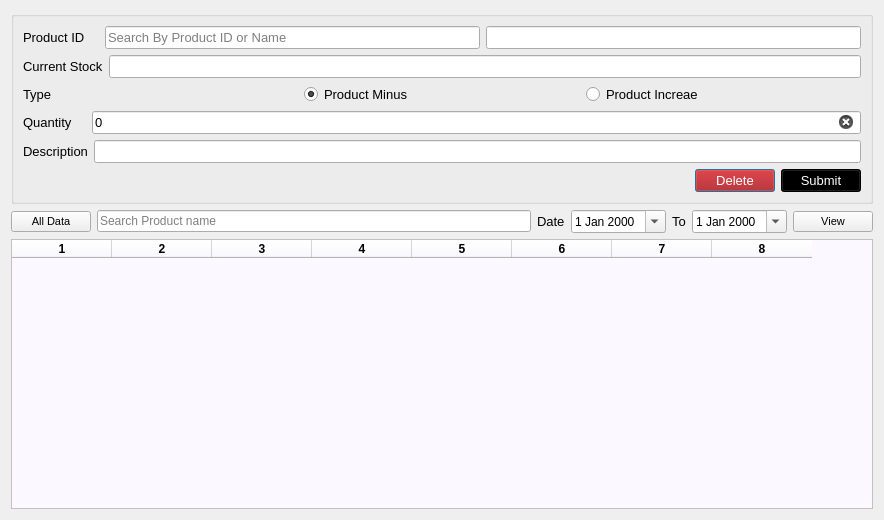
<?xml version="1.0" encoding="UTF-8"?>
<ui version="4.0">
 <class>Dialog</class>
 <widget class="QDialog" name="Dialog">
  <property name="windowModality">
   <enum>Qt::ApplicationModal</enum>
  </property>
  <property name="geometry">
   <rect>
    <x>0</x>
    <y>0</y>
    <width>884</width>
    <height>520</height>
   </rect>
  </property>
  <property name="windowTitle">
   <string>Dialog</string>
  </property>
  <layout class="QGridLayout" name="gridLayout_4">
   <item row="0" column="0">
    <widget class="QGroupBox" name="groupBox">
     <property name="title">
      <string/>
     </property>
     <layout class="QGridLayout" name="gridLayout_2">
      <item row="0" column="0">
       <layout class="QGridLayout" name="gridLayout">
        <item row="0" column="0" colspan="2">
         <layout class="QHBoxLayout" name="horizontalLayout_4">
          <item>
           <widget class="QLabel" name="label_4">
            <property name="font">
             <font>
              <pointsize>10</pointsize>
             </font>
            </property>
            <property name="text">
             <string>Product ID    </string>
            </property>
           </widget>
          </item>
          <item>
           <widget class="QLineEdit" name="searchv">
            <property name="font">
             <font>
              <pointsize>10</pointsize>
             </font>
            </property>
            <property name="placeholderText">
             <string>Search By Product ID or Name</string>
            </property>
            <property name="clearButtonEnabled">
             <bool>true</bool>
            </property>
           </widget>
          </item>
          <item>
           <widget class="QLineEdit" name="name">
            <property name="font">
             <font>
              <pointsize>10</pointsize>
             </font>
            </property>
            <property name="readOnly">
             <bool>true</bool>
            </property>
           </widget>
          </item>
         </layout>
        </item>
        <item row="1" column="0" colspan="2">
         <layout class="QHBoxLayout" name="horizontalLayout_5">
          <item>
           <widget class="QLabel" name="label_5">
            <property name="font">
             <font>
              <pointsize>10</pointsize>
             </font>
            </property>
            <property name="text">
             <string>Current Stock</string>
            </property>
           </widget>
          </item>
          <item>
           <widget class="QLineEdit" name="stock">
            <property name="font">
             <font>
              <pointsize>10</pointsize>
             </font>
            </property>
            <property name="text">
             <string/>
            </property>
            <property name="readOnly">
             <bool>true</bool>
            </property>
           </widget>
          </item>
         </layout>
        </item>
        <item row="2" column="0" colspan="2">
         <layout class="QHBoxLayout" name="horizontalLayout_3">
          <item>
           <widget class="QLabel" name="label_3">
            <property name="font">
             <font>
              <pointsize>10</pointsize>
             </font>
            </property>
            <property name="text">
             <string>Type</string>
            </property>
           </widget>
          </item>
          <item>
           <widget class="QRadioButton" name="minus">
            <property name="font">
             <font>
              <pointsize>10</pointsize>
             </font>
            </property>
            <property name="text">
             <string>Product Minus</string>
            </property>
            <property name="checked">
             <bool>true</bool>
            </property>
           </widget>
          </item>
          <item>
           <widget class="QRadioButton" name="plus">
            <property name="font">
             <font>
              <pointsize>10</pointsize>
             </font>
            </property>
            <property name="text">
             <string>Product Increae</string>
            </property>
           </widget>
          </item>
         </layout>
        </item>
        <item row="3" column="0" colspan="2">
         <layout class="QHBoxLayout" name="horizontalLayout">
          <item>
           <widget class="QLabel" name="label">
            <property name="font">
             <font>
              <pointsize>10</pointsize>
             </font>
            </property>
            <property name="text">
             <string>Quantity    </string>
            </property>
           </widget>
          </item>
          <item>
           <widget class="QLineEdit" name="qtn">
            <property name="font">
             <font>
              <pointsize>10</pointsize>
             </font>
            </property>
            <property name="text">
             <string>0</string>
            </property>
            <property name="clearButtonEnabled">
             <bool>true</bool>
            </property>
           </widget>
          </item>
         </layout>
        </item>
        <item row="4" column="0" colspan="2">
         <layout class="QHBoxLayout" name="horizontalLayout_2">
          <item>
           <widget class="QLabel" name="label_2">
            <property name="font">
             <font>
              <pointsize>10</pointsize>
             </font>
            </property>
            <property name="text">
             <string>Description</string>
            </property>
           </widget>
          </item>
          <item>
           <widget class="QLineEdit" name="des">
            <property name="font">
             <font>
              <pointsize>10</pointsize>
             </font>
            </property>
            <property name="clearButtonEnabled">
             <bool>true</bool>
            </property>
           </widget>
          </item>
         </layout>
        </item>
        <item row="5" column="0">
         <spacer name="horizontalSpacer">
          <property name="orientation">
           <enum>Qt::Horizontal</enum>
          </property>
          <property name="sizeHint" stdset="0">
           <size>
            <width>40</width>
            <height>20</height>
           </size>
          </property>
         </spacer>
        </item>
        <item row="5" column="1">
         <layout class="QHBoxLayout" name="horizontalLayout_6">
          <item>
           <widget class="QPushButton" name="deleteb">
            <property name="font">
             <font>
              <pointsize>10</pointsize>
             </font>
            </property>
            <property name="styleSheet">
             <string notr="true">background-color: rgb(170, 0, 0);
color: rgb(255, 255, 255);</string>
            </property>
            <property name="text">
             <string>Delete</string>
            </property>
           </widget>
          </item>
          <item>
           <widget class="QPushButton" name="addb">
            <property name="font">
             <font>
              <pointsize>10</pointsize>
             </font>
            </property>
            <property name="styleSheet">
             <string notr="true">background-color: rgb(0, 0, 0);
color: rgb(255, 255, 255);</string>
            </property>
            <property name="text">
             <string>Submit</string>
            </property>
            <property name="shortcut">
             <string>Return</string>
            </property>
           </widget>
          </item>
         </layout>
        </item>
       </layout>
      </item>
     </layout>
    </widget>
   </item>
   <item row="1" column="0">
    <layout class="QGridLayout" name="gridLayout_3">
     <item row="0" column="0">
      <layout class="QHBoxLayout" name="horizontalLayout_14">
       <item>
        <widget class="QPushButton" name="allb">
         <property name="font">
          <font>
           <pointsize>8</pointsize>
          </font>
         </property>
         <property name="text">
          <string>All Data</string>
         </property>
        </widget>
       </item>
       <item>
        <widget class="QLineEdit" name="searchv_2">
         <property name="font">
          <font>
           <pointsize>9</pointsize>
          </font>
         </property>
         <property name="placeholderText">
          <string>Search Product name </string>
         </property>
         <property name="clearButtonEnabled">
          <bool>true</bool>
         </property>
        </widget>
       </item>
       <item>
        <widget class="QLabel" name="label_6">
         <property name="font">
          <font>
           <pointsize>10</pointsize>
          </font>
         </property>
         <property name="text">
          <string>Date</string>
         </property>
        </widget>
       </item>
       <item>
        <widget class="QDateEdit" name="fromd">
         <property name="font">
          <font>
           <pointsize>9</pointsize>
          </font>
         </property>
         <property name="calendarPopup">
          <bool>true</bool>
         </property>
        </widget>
       </item>
       <item>
        <widget class="QLabel" name="label_15">
         <property name="font">
          <font>
           <pointsize>10</pointsize>
          </font>
         </property>
         <property name="text">
          <string>To</string>
         </property>
        </widget>
       </item>
       <item>
        <widget class="QDateEdit" name="tod">
         <property name="font">
          <font>
           <pointsize>9</pointsize>
          </font>
         </property>
         <property name="calendarPopup">
          <bool>true</bool>
         </property>
        </widget>
       </item>
       <item>
        <widget class="QPushButton" name="viewb">
         <property name="font">
          <font>
           <pointsize>8</pointsize>
          </font>
         </property>
         <property name="text">
          <string>View</string>
         </property>
        </widget>
       </item>
      </layout>
     </item>
     <item row="1" column="0">
      <widget class="QTableWidget" name="tableWidget">
       <property name="font">
        <font>
         <weight>75</weight>
         <bold>true</bold>
        </font>
       </property>
       <property name="styleSheet">
        <string notr="true">background-color: rgb(251, 249, 255);
</string>
       </property>
       <property name="columnCount">
        <number>8</number>
       </property>
       <column/>
       <column/>
       <column/>
       <column/>
       <column/>
       <column/>
       <column/>
       <column/>
      </widget>
     </item>
    </layout>
   </item>
  </layout>
 </widget>
 <resources/>
 <connections/>
</ui>
